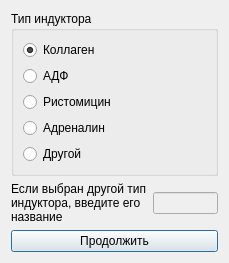
<?xml version="1.0" encoding="UTF-8"?>
<ui version="4.0">
 <class>SelectInductor</class>
 <widget class="QDialog" name="SelectInductor">
  <property name="geometry">
   <rect>
    <x>0</x>
    <y>0</y>
    <width>229</width>
    <height>240</height>
   </rect>
  </property>
  <property name="windowTitle">
   <string>Выбор индуктора</string>
  </property>
  <layout class="QGridLayout" name="gridLayout">
   <item row="0" column="0">
    <layout class="QVBoxLayout" name="verticalLayout_1">
     <item>
      <layout class="QHBoxLayout" name="horizontalLayout_1">
       <item>
        <widget class="QGroupBox" name="groupBox">
         <property name="title">
          <string>Тип индуктора</string>
         </property>
         <layout class="QVBoxLayout" name="verticalLayout">
          <item>
           <widget class="QRadioButton" name="radioButton_colla">
            <property name="text">
             <string>Коллаген</string>
            </property>
            <property name="checked">
             <bool>true</bool>
            </property>
           </widget>
          </item>
          <item>
           <widget class="QRadioButton" name="radioButton_ADF">
            <property name="text">
             <string>АДФ</string>
            </property>
           </widget>
          </item>
          <item>
           <widget class="QRadioButton" name="radioButton_register">
            <property name="text">
             <string>Ристомицин</string>
            </property>
           </widget>
          </item>
          <item>
           <widget class="QRadioButton" name="radioButton_adrenalin">
            <property name="text">
             <string>Адреналин</string>
            </property>
           </widget>
          </item>
          <item>
           <widget class="QRadioButton" name="radioButton_other">
            <property name="enabled">
             <bool>true</bool>
            </property>
            <property name="text">
             <string>Другой</string>
            </property>
           </widget>
          </item>
         </layout>
        </widget>
       </item>
      </layout>
     </item>
     <item>
      <layout class="QHBoxLayout" name="horizontalLayout_2">
       <item>
        <widget class="QLabel" name="label_other">
         <property name="text">
          <string>Если выбран другой тип
индуктора, введите его
название</string>
         </property>
         <property name="buddy">
          <cstring>lineEdit_other</cstring>
         </property>
        </widget>
       </item>
       <item>
        <widget class="QLineEdit" name="lineEdit_other">
         <property name="enabled">
          <bool>false</bool>
         </property>
        </widget>
       </item>
      </layout>
     </item>
     <item>
      <widget class="QPushButton" name="pushButton_ok">
       <property name="text">
        <string>Продолжить</string>
       </property>
      </widget>
     </item>
    </layout>
   </item>
  </layout>
 </widget>
 <resources/>
 <connections/>
</ui>
